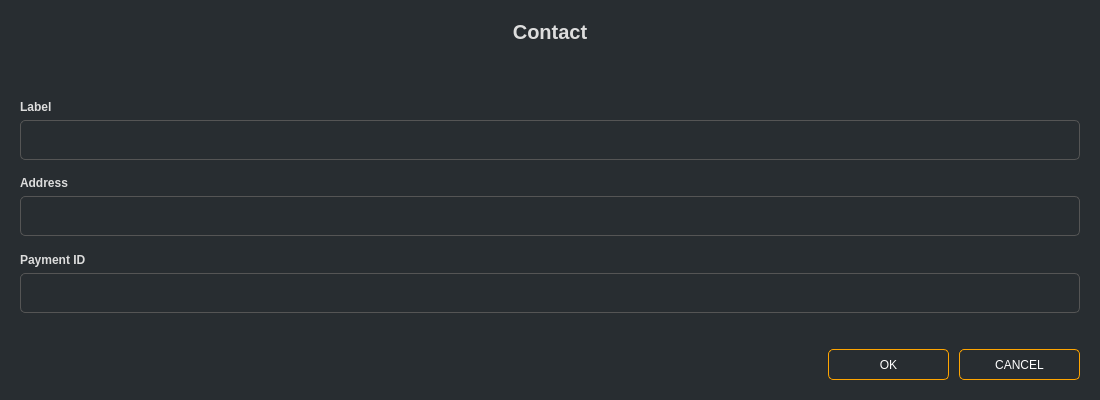
<?xml version="1.0" encoding="UTF-8"?>
<ui version="4.0">
 <class>ContactDialog</class>
 <widget class="QDialog" name="ContactDialog">
  <property name="geometry">
   <rect>
    <x>0</x>
    <y>0</y>
    <width>1100</width>
    <height>400</height>
   </rect>
  </property>
  <property name="windowTitle">
   <string>Contact</string>
  </property>
  <property name="styleSheet">
   <string notr="true">color: #ddd;
background-color: #282d31;
border: 0px;</string>
  </property>
  <layout class="QVBoxLayout" name="verticalLayout">
   <property name="spacing">
    <number>0</number>
   </property>
   <property name="sizeConstraint">
    <enum>QLayout::SetDefaultConstraint</enum>
   </property>
   <property name="leftMargin">
    <number>0</number>
   </property>
   <property name="topMargin">
    <number>0</number>
   </property>
   <property name="rightMargin">
    <number>0</number>
   </property>
   <property name="bottomMargin">
    <number>0</number>
   </property>
   <item>
    <widget class="QGroupBox" name="groupBox">
     <property name="sizePolicy">
      <sizepolicy hsizetype="Expanding" vsizetype="Expanding">
       <horstretch>0</horstretch>
       <verstretch>0</verstretch>
      </sizepolicy>
     </property>
     <layout class="QVBoxLayout" name="verticalLayout_2">
      <property name="leftMargin">
       <number>20</number>
      </property>
      <property name="topMargin">
       <number>20</number>
      </property>
      <property name="rightMargin">
       <number>20</number>
      </property>
      <property name="bottomMargin">
       <number>20</number>
      </property>
      <item>
       <widget class="QLabel" name="dTitle_contactDialog">
        <property name="font">
         <font>
          <pointsize>15</pointsize>
          <weight>75</weight>
          <bold>true</bold>
         </font>
        </property>
        <property name="styleSheet">
         <string notr="true">color: #ddd;
font-weight: bold;</string>
        </property>
        <property name="text">
         <string>Contact</string>
        </property>
        <property name="alignment">
         <set>Qt::AlignCenter</set>
        </property>
       </widget>
      </item>
      <item>
       <spacer name="verticalSpacer">
        <property name="orientation">
         <enum>Qt::Vertical</enum>
        </property>
        <property name="sizeHint" stdset="0">
         <size>
          <width>20</width>
          <height>40</height>
         </size>
        </property>
       </spacer>
      </item>
      <item>
       <widget class="QLabel" name="m_errorLabel">
        <property name="styleSheet">
         <string notr="true">color: orange;</string>
        </property>
        <property name="text">
         <string notr="true"/>
        </property>
        <property name="alignment">
         <set>Qt::AlignCenter</set>
        </property>
       </widget>
      </item>
      <item>
       <widget class="QLabel" name="label">
        <property name="sizePolicy">
         <sizepolicy hsizetype="Preferred" vsizetype="Preferred">
          <horstretch>0</horstretch>
          <verstretch>0</verstretch>
         </sizepolicy>
        </property>
        <property name="styleSheet">
         <string notr="true">color: #ddd;
font-weight: bold;</string>
        </property>
        <property name="text">
         <string>Label</string>
        </property>
       </widget>
      </item>
      <item>
       <widget class="QLineEdit" name="m_labelEdit">
        <property name="sizePolicy">
         <sizepolicy hsizetype="Expanding" vsizetype="Fixed">
          <horstretch>0</horstretch>
          <verstretch>0</verstretch>
         </sizepolicy>
        </property>
        <property name="minimumSize">
         <size>
          <width>0</width>
          <height>40</height>
         </size>
        </property>
        <property name="styleSheet">
         <string notr="true">padding: 3px; border: 1px solid #555; border-radius: 5px;   color: #aaa;</string>
        </property>
        <property name="echoMode">
         <enum>QLineEdit::Normal</enum>
        </property>
       </widget>
      </item>
      <item>
       <spacer name="verticalSpacer_2">
        <property name="orientation">
         <enum>Qt::Vertical</enum>
        </property>
        <property name="sizeHint" stdset="0">
         <size>
          <width>20</width>
          <height>20</height>
         </size>
        </property>
       </spacer>
      </item>
      <item>
       <widget class="QLabel" name="label_2">
        <property name="sizePolicy">
         <sizepolicy hsizetype="Preferred" vsizetype="Preferred">
          <horstretch>0</horstretch>
          <verstretch>0</verstretch>
         </sizepolicy>
        </property>
        <property name="styleSheet">
         <string notr="true">color: #ddd;
font-weight: bold;</string>
        </property>
        <property name="text">
         <string>Address</string>
        </property>
       </widget>
      </item>
      <item>
       <widget class="QLineEdit" name="m_addressEdit">
        <property name="sizePolicy">
         <sizepolicy hsizetype="Expanding" vsizetype="Fixed">
          <horstretch>0</horstretch>
          <verstretch>0</verstretch>
         </sizepolicy>
        </property>
        <property name="minimumSize">
         <size>
          <width>0</width>
          <height>40</height>
         </size>
        </property>
        <property name="styleSheet">
         <string notr="true">padding: 3px; border: 1px solid #555; border-radius: 5px;   color: #aaa;</string>
        </property>
        <property name="echoMode">
         <enum>QLineEdit::Normal</enum>
        </property>
       </widget>
      </item>
      <item>
       <spacer name="verticalSpacer_3">
        <property name="orientation">
         <enum>Qt::Vertical</enum>
        </property>
        <property name="sizeHint" stdset="0">
         <size>
          <width>20</width>
          <height>20</height>
         </size>
        </property>
       </spacer>
      </item>
      <item>
       <widget class="QLabel" name="label_3">
        <property name="sizePolicy">
         <sizepolicy hsizetype="Preferred" vsizetype="Preferred">
          <horstretch>0</horstretch>
          <verstretch>0</verstretch>
         </sizepolicy>
        </property>
        <property name="styleSheet">
         <string notr="true">color: #ddd;
font-weight: bold;</string>
        </property>
        <property name="text">
         <string>Payment ID</string>
        </property>
       </widget>
      </item>
      <item>
       <widget class="QLineEdit" name="m_contactPaymentIdEdit">
        <property name="sizePolicy">
         <sizepolicy hsizetype="Expanding" vsizetype="Fixed">
          <horstretch>0</horstretch>
          <verstretch>0</verstretch>
         </sizepolicy>
        </property>
        <property name="minimumSize">
         <size>
          <width>0</width>
          <height>40</height>
         </size>
        </property>
        <property name="styleSheet">
         <string notr="true">padding: 3px; border: 1px solid #555; border-radius: 5px;   color: #aaa;</string>
        </property>
        <property name="echoMode">
         <enum>QLineEdit::Normal</enum>
        </property>
       </widget>
      </item>
      <item>
       <spacer name="verticalSpacer_4">
        <property name="orientation">
         <enum>Qt::Vertical</enum>
        </property>
        <property name="sizeType">
         <enum>QSizePolicy::Preferred</enum>
        </property>
        <property name="sizeHint" stdset="0">
         <size>
          <width>20</width>
          <height>40</height>
         </size>
        </property>
       </spacer>
      </item>
      <item>
       <layout class="QHBoxLayout" name="horizontalLayout">
        <property name="spacing">
         <number>0</number>
        </property>
        <property name="leftMargin">
         <number>0</number>
        </property>
        <property name="topMargin">
         <number>0</number>
        </property>
        <property name="rightMargin">
         <number>0</number>
        </property>
        <property name="bottomMargin">
         <number>0</number>
        </property>
        <item>
         <spacer name="horizontalSpacer">
          <property name="orientation">
           <enum>Qt::Horizontal</enum>
          </property>
          <property name="sizeType">
           <enum>QSizePolicy::Expanding</enum>
          </property>
          <property name="sizeHint" stdset="0">
           <size>
            <width>450</width>
            <height>20</height>
           </size>
          </property>
         </spacer>
        </item>
        <item>
         <widget class="QPushButton" name="b1_okButton">
          <property name="enabled">
           <bool>true</bool>
          </property>
          <property name="minimumSize">
           <size>
            <width>121</width>
            <height>31</height>
           </size>
          </property>
          <property name="styleSheet">
           <string notr="true">QPushButton
{
    color: #fff;
    border: 1px solid orange;
    font-size: 12px;
    border-radius: 5px;
    
}

QPushButton:hover
{
    color: orange;
    border: 1px solid orange;
    font-size: 12px;
    border-radius: 5px;
    
}</string>
          </property>
          <property name="text">
           <string>OK</string>
          </property>
          <property name="default">
           <bool>true</bool>
          </property>
         </widget>
        </item>
        <item>
         <spacer name="horizontalSpacer_2">
          <property name="orientation">
           <enum>Qt::Horizontal</enum>
          </property>
          <property name="sizeType">
           <enum>QSizePolicy::Preferred</enum>
          </property>
          <property name="sizeHint" stdset="0">
           <size>
            <width>10</width>
            <height>20</height>
           </size>
          </property>
         </spacer>
        </item>
        <item>
         <widget class="QPushButton" name="b1_cancelButton">
          <property name="minimumSize">
           <size>
            <width>121</width>
            <height>31</height>
           </size>
          </property>
          <property name="styleSheet">
           <string notr="true">QPushButton
{
    color: #fff;
    border: 1px solid orange;
    font-size: 12px;
    border-radius: 5px;
    
}

QPushButton:hover
{
    color: orange;
    border: 1px solid orange;
    font-size: 12px;
    border-radius: 5px;
    
}</string>
          </property>
          <property name="text">
           <string>CANCEL</string>
          </property>
         </widget>
        </item>
       </layout>
      </item>
     </layout>
    </widget>
   </item>
  </layout>
 </widget>
 <resources/>
 <connections>
  <connection>
   <sender>b1_okButton</sender>
   <signal>clicked()</signal>
   <receiver>ContactDialog</receiver>
   <slot>okButtonClicked()</slot>
   <hints>
    <hint type="sourcelabel">
     <x>410</x>
     <y>102</y>
    </hint>
    <hint type="destinationlabel">
     <x>294</x>
     <y>63</y>
    </hint>
   </hints>
  </connection>
  <connection>
   <sender>b1_cancelButton</sender>
   <signal>clicked()</signal>
   <receiver>ContactDialog</receiver>
   <slot>reject()</slot>
   <hints>
    <hint type="sourcelabel">
     <x>526</x>
     <y>102</y>
    </hint>
    <hint type="destinationlabel">
     <x>294</x>
     <y>63</y>
    </hint>
   </hints>
  </connection>
 </connections>
</ui>
